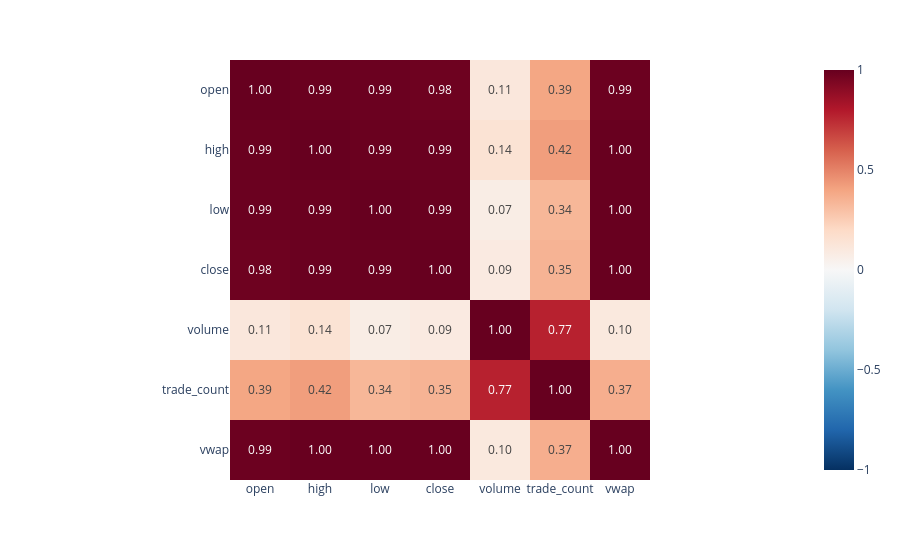

Notebook code for this chart:
### Code cell
# Heatmap korrelasjonsmatrise for å se hvilke variabler beskriver hverandre

corr = df.corr()

px.imshow(
    corr,
    zmin= -1,
    zmax= 1,
    text_auto= ".2f",
    color_continuous_scale = "RdBu_r"

).show()

### Figure 1 — Plotly figure (JSON) as saved in the notebook; plotly's stock layout.template omitted (floating-point values rounded to 4 significant figures)
{"data": [{"coloraxis": "coloraxis", "hovertemplate": "x: %{x}<br>y: %{y}<br>color: %{z}<extra></extra>", "name": "0", "texttemplate": "%{z:.2f}", "type": "heatmap", "x": ["open", "high", "low", "close", "volume", "trade_count", "vwap"], "xaxis": "x", "y": ["open", "high", "low", "close", "volume", "trade_count", "vwap"], "yaxis": "y", "z": [[1.0, 0.9924, 0.9903, 0.9807, 0.113, 0.3932, 0.988], [0.9924, 1.0, 0.992, 0.991, 0.1447, 0.4196, 0.9962], [0.9903, 0.992, 1.0, 0.994, 0.07481, 0.3352, 0.9975], [0.9807, 0.991, 0.994, 1.0, 0.09132, 0.3488, 0.9978], [0.113, 0.1447, 0.07481, 0.09132, 1.0, 0.7739, 0.1023], [0.3932, 0.4196, 0.3352, 0.3488, 0.7739, 1.0, 0.3664], [0.988, 0.9962, 0.9975, 0.9978, 0.1023, 0.3664, 1.0]]}], "layout": {"coloraxis": {"autocolorscale": false, "cmax": 1, "cmin": -1, "colorscale": [[0, "rgb(5,48,97)"], [0.1, "rgb(33,102,172)"], [0.2, "rgb(67,147,195)"], [0.3, "rgb(146,197,222)"], [0.4, "rgb(209,229,240)"], [0.5, "rgb(247,247,247)"], [0.6, "rgb(253,219,199)"], [0.7, "rgb(244,165,130)"], [0.8, "rgb(214,96,77)"], [0.9, "rgb(178,24,43)"], [1, "rgb(103,0,31)"]]}, "margin": {"t": 60}, "xaxis": {"anchor": "y", "constrain": "domain", "domain": [0, 1], "scaleanchor": "y"}, "yaxis": {"anchor": "x", "autorange": "reversed", "constrain": "domain", "domain": [0, 1]}}}
